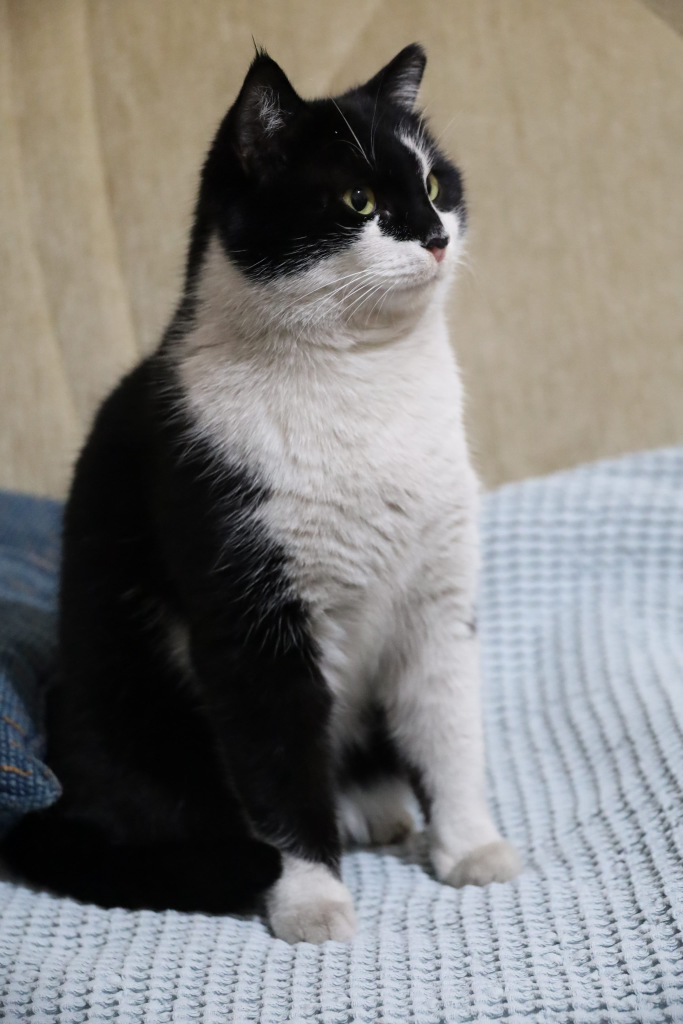
#> input picture imgs/cat.jpg, 3413 x 5120 px (shown at 1/5 size)
$ python basic.py
#> lines starting #> are read from the running program, lines starting #| are printed output that depends on the picture
#> further down, img_sample is the input picture: shape (5120, 3413, 3); mean B, G, R 123, 126.4, 128.4
import cv2 as cv

def rescaleFrame(frame, scale = 0.75):
  # Images, Videos and Live Videos
#> called with scale = 0.1
  width = int(frame.shape[1] * scale)
#> width = 341
  height = int(frame.shape[0] * scale)
#> height = 512

  dimensions = (width, height)
#> dimensions = (341, 512)

  return cv.resize(frame, dimensions, interpolation=cv.INTER_AREA)
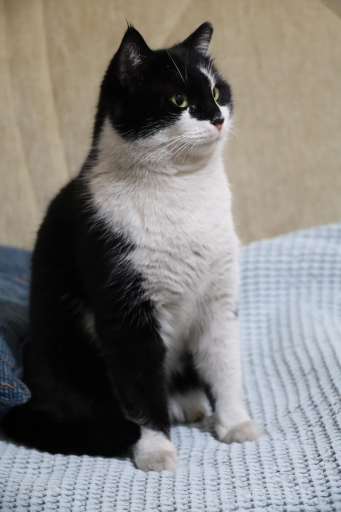
#> returned value: shape (512, 341, 3); mean of channels 0, 1, 2 123, 126.4, 128.4; drawn as B, G, R

img_sample = cv.imread('imgs/cat.jpg')

#Resized Image
img = rescaleFrame(img_sample, 0.1)

# To Grayscale
gray = cv.cvtColor(img, cv.COLOR_BGR2GRAY)
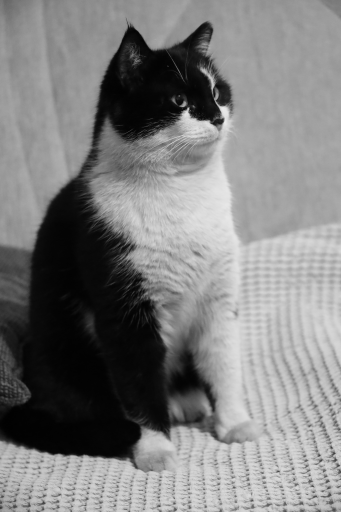
#> gray: shape (512, 341); min 1, max 234, mean 126.6

# Blur
blur = cv.GaussianBlur(img, (5,5), cv.BORDER_DEFAULT)

# Edge Cascade
canny = cv.Canny(img, 125, 190)
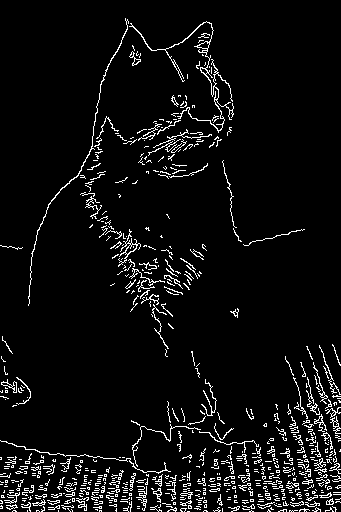
#> canny: shape (512, 341); 5.7% white in thin lines or dots

# Dilating
dilated = cv.dilate(img, (15,15), iterations=15)
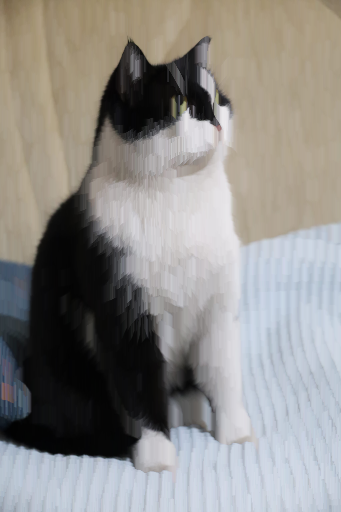
#> dilated: shape (512, 341, 3); mean B, G, R 136.5, 139.9, 142.2

# Eroding
eroded = cv.erode(dilated, (5, 5), iterations=5)
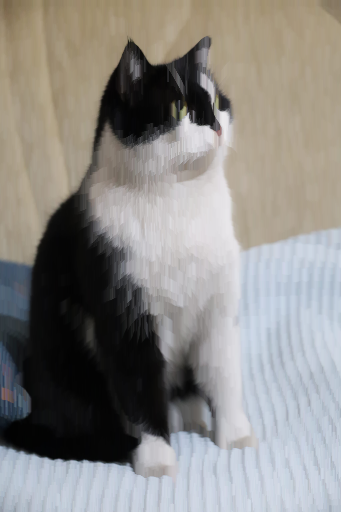
#> eroded: shape (512, 341, 3); mean B, G, R 133, 136.7, 139.2

# Resize
resize = cv.resize(img, (155, 155), interpolation=cv.INTER_CUBIC)
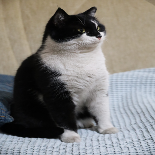
#> resize: shape (155, 155, 3); mean B, G, R 122.9, 126.4, 128.3

# Cropping
cropped = img[50:200, 50:450]
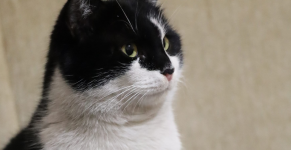
#> cropped: shape (150, 291, 3); mean B, G, R 113.2, 125.4, 133.7

cv.imshow('sample', cropped)
cv.waitKey(0)

$ run again, with imgs/group_1.jpg copied over imgs/cat.jpg
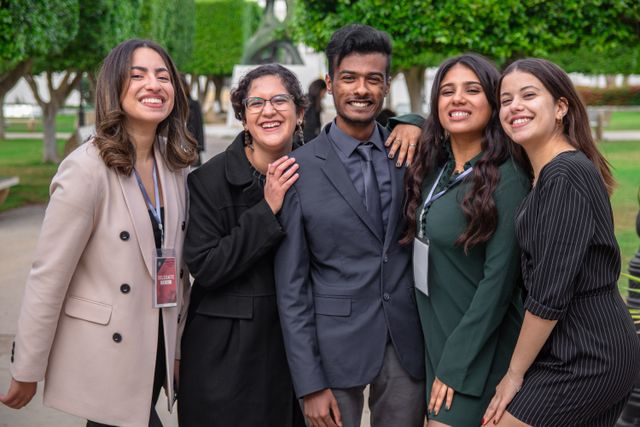
#> input picture imgs/group_1.jpg, 640 x 427 px
#> img_sample is the input picture: shape (427, 640, 3); mean B, G, R 76.4, 86.4, 89.3
#> `canny = cv.Canny(img, 125, 190)`:
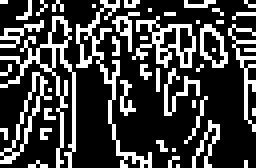
#> canny: shape (42, 64) (shown 4 times larger); 26.1% white in thin lines or dots
#> `resize = cv.resize(img, (155, 155), interpolation=cv.INTER_CUBIC)`:
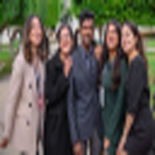
#> resize: shape (155, 155, 3); mean B, G, R 76.4, 86.4, 89.3
#> cropped = empty array

$ run again, with imgs/group_2.jpg copied over imgs/cat.jpg
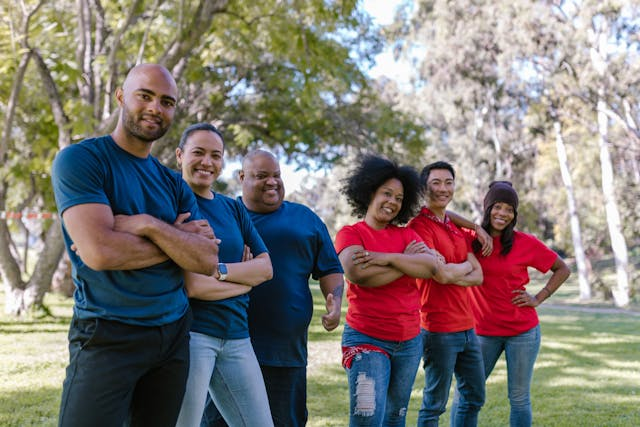
#> input picture imgs/group_2.jpg, 640 x 427 px
#> img_sample is the input picture: shape (427, 640, 3); mean B, G, R 116.9, 121.3, 127.9
#> `canny = cv.Canny(img, 125, 190)`:
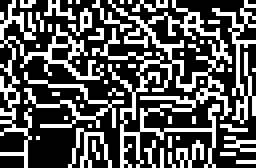
#> canny: shape (42, 64) (shown 4 times larger); 34.1% white in thin lines or dots
#> `resize = cv.resize(img, (155, 155), interpolation=cv.INTER_CUBIC)`:
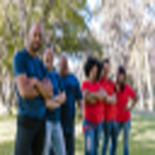
#> resize: shape (155, 155, 3); mean B, G, R 116.9, 121.3, 127.9
#> cropped = empty array
